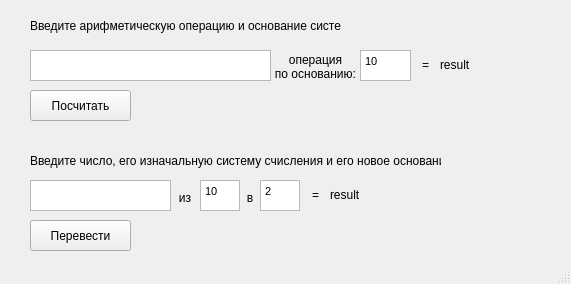
<?xml version="1.0" encoding="UTF-8"?>
<ui version="4.0">
 <class>MainWindow</class>
 <widget class="QMainWindow" name="MainWindow">
  <property name="geometry">
   <rect>
    <x>0</x>
    <y>0</y>
    <width>571</width>
    <height>284</height>
   </rect>
  </property>
  <property name="windowTitle">
   <string>MainWindow</string>
  </property>
  <widget class="QWidget" name="centralwidget">
   <property name="enabled">
    <bool>true</bool>
   </property>
   <widget class="QPushButton" name="Btn_compute">
    <property name="geometry">
     <rect>
      <x>30</x>
      <y>90</y>
      <width>101</width>
      <height>31</height>
     </rect>
    </property>
    <property name="text">
     <string>Посчитать</string>
    </property>
   </widget>
   <widget class="QLabel" name="Lbl_info">
    <property name="geometry">
     <rect>
      <x>30</x>
      <y>10</y>
      <width>311</width>
      <height>31</height>
     </rect>
    </property>
    <property name="text">
     <string>Введите арифметическую операцию и основание системы</string>
    </property>
   </widget>
   <widget class="QTextEdit" name="input_N1">
    <property name="enabled">
     <bool>true</bool>
    </property>
    <property name="geometry">
     <rect>
      <x>30</x>
      <y>50</y>
      <width>241</width>
      <height>31</height>
     </rect>
    </property>
    <property name="autoFillBackground">
     <bool>false</bool>
    </property>
    <property name="html">
     <string>&lt;!DOCTYPE HTML PUBLIC &quot;-//W3C//DTD HTML 4.0//EN&quot; &quot;http://www.w3.org/TR/REC-html40/strict.dtd&quot;&gt;
&lt;html&gt;&lt;head&gt;&lt;meta name=&quot;qrichtext&quot; content=&quot;1&quot; /&gt;&lt;style type=&quot;text/css&quot;&gt;
p, li { white-space: pre-wrap; }
&lt;/style&gt;&lt;/head&gt;&lt;body style=&quot; font-family:'Sans Serif'; font-size:9pt; font-weight:400; font-style:normal;&quot;&gt;
&lt;p style=&quot;-qt-paragraph-type:empty; margin-top:0px; margin-bottom:0px; margin-left:0px; margin-right:0px; -qt-block-indent:0; text-indent:0px; font-family:'MS Shell Dlg 2'; font-size:8.25pt;&quot;&gt;&lt;br /&gt;&lt;/p&gt;&lt;/body&gt;&lt;/html&gt;</string>
    </property>
   </widget>
   <widget class="QTextEdit" name="input_N3">
    <property name="geometry">
     <rect>
      <x>360</x>
      <y>50</y>
      <width>51</width>
      <height>31</height>
     </rect>
    </property>
    <property name="html">
     <string>&lt;!DOCTYPE HTML PUBLIC &quot;-//W3C//DTD HTML 4.0//EN&quot; &quot;http://www.w3.org/TR/REC-html40/strict.dtd&quot;&gt;
&lt;html&gt;&lt;head&gt;&lt;meta name=&quot;qrichtext&quot; content=&quot;1&quot; /&gt;&lt;style type=&quot;text/css&quot;&gt;
p, li { white-space: pre-wrap; }
&lt;/style&gt;&lt;/head&gt;&lt;body style=&quot; font-family:'Sans Serif'; font-size:9pt; font-weight:400; font-style:normal;&quot;&gt;
&lt;p style=&quot; margin-top:0px; margin-bottom:0px; margin-left:0px; margin-right:0px; -qt-block-indent:0; text-indent:0px;&quot;&gt;&lt;span style=&quot; font-family:'MS Shell Dlg 2'; font-size:8.25pt;&quot;&gt;10&lt;/span&gt;&lt;/p&gt;&lt;/body&gt;&lt;/html&gt;</string>
    </property>
   </widget>
   <widget class="QLabel" name="Lbl_base">
    <property name="geometry">
     <rect>
      <x>270</x>
      <y>60</y>
      <width>91</width>
      <height>21</height>
     </rect>
    </property>
    <property name="text">
     <string>по основанию:</string>
    </property>
    <property name="textFormat">
     <enum>Qt::RichText</enum>
    </property>
    <property name="alignment">
     <set>Qt::AlignBottom|Qt::AlignHCenter</set>
    </property>
   </widget>
   <widget class="QLabel" name="Lbl_eq">
    <property name="geometry">
     <rect>
      <x>410</x>
      <y>50</y>
      <width>31</width>
      <height>31</height>
     </rect>
    </property>
    <property name="text">
     <string>=</string>
    </property>
    <property name="textFormat">
     <enum>Qt::RichText</enum>
    </property>
    <property name="alignment">
     <set>Qt::AlignCenter</set>
    </property>
   </widget>
   <widget class="QLabel" name="Lbl_result">
    <property name="geometry">
     <rect>
      <x>440</x>
      <y>50</y>
      <width>121</width>
      <height>31</height>
     </rect>
    </property>
    <property name="text">
     <string>result</string>
    </property>
    <property name="textFormat">
     <enum>Qt::RichText</enum>
    </property>
    <property name="alignment">
     <set>Qt::AlignLeading|Qt::AlignLeft|Qt::AlignVCenter</set>
    </property>
   </widget>
   <widget class="QLabel" name="Lbl_operation">
    <property name="geometry">
     <rect>
      <x>280</x>
      <y>50</y>
      <width>71</width>
      <height>20</height>
     </rect>
    </property>
    <property name="text">
     <string>операция</string>
    </property>
    <property name="alignment">
     <set>Qt::AlignCenter</set>
    </property>
   </widget>
   <widget class="QLabel" name="Lbl_info_2">
    <property name="geometry">
     <rect>
      <x>30</x>
      <y>140</y>
      <width>411</width>
      <height>41</height>
     </rect>
    </property>
    <property name="text">
     <string>Введите число, его изначальную систему счисления и его новое основание</string>
    </property>
   </widget>
   <widget class="QTextEdit" name="input_C1">
    <property name="enabled">
     <bool>true</bool>
    </property>
    <property name="geometry">
     <rect>
      <x>30</x>
      <y>180</y>
      <width>141</width>
      <height>31</height>
     </rect>
    </property>
    <property name="autoFillBackground">
     <bool>false</bool>
    </property>
    <property name="html">
     <string>&lt;!DOCTYPE HTML PUBLIC &quot;-//W3C//DTD HTML 4.0//EN&quot; &quot;http://www.w3.org/TR/REC-html40/strict.dtd&quot;&gt;
&lt;html&gt;&lt;head&gt;&lt;meta name=&quot;qrichtext&quot; content=&quot;1&quot; /&gt;&lt;style type=&quot;text/css&quot;&gt;
p, li { white-space: pre-wrap; }
&lt;/style&gt;&lt;/head&gt;&lt;body style=&quot; font-family:'Sans Serif'; font-size:9pt; font-weight:400; font-style:normal;&quot;&gt;
&lt;p style=&quot;-qt-paragraph-type:empty; margin-top:0px; margin-bottom:0px; margin-left:0px; margin-right:0px; -qt-block-indent:0; text-indent:0px; font-family:'MS Shell Dlg 2'; font-size:8.25pt;&quot;&gt;&lt;br /&gt;&lt;/p&gt;&lt;/body&gt;&lt;/html&gt;</string>
    </property>
   </widget>
   <widget class="QTextEdit" name="input_C2">
    <property name="geometry">
     <rect>
      <x>200</x>
      <y>180</y>
      <width>40</width>
      <height>31</height>
     </rect>
    </property>
    <property name="html">
     <string>&lt;!DOCTYPE HTML PUBLIC &quot;-//W3C//DTD HTML 4.0//EN&quot; &quot;http://www.w3.org/TR/REC-html40/strict.dtd&quot;&gt;
&lt;html&gt;&lt;head&gt;&lt;meta name=&quot;qrichtext&quot; content=&quot;1&quot; /&gt;&lt;style type=&quot;text/css&quot;&gt;
p, li { white-space: pre-wrap; }
&lt;/style&gt;&lt;/head&gt;&lt;body style=&quot; font-family:'Sans Serif'; font-size:9pt; font-weight:400; font-style:normal;&quot;&gt;
&lt;p style=&quot; margin-top:0px; margin-bottom:0px; margin-left:0px; margin-right:0px; -qt-block-indent:0; text-indent:0px;&quot;&gt;&lt;span style=&quot; font-family:'MS Shell Dlg 2'; font-size:8.25pt;&quot;&gt;10&lt;/span&gt;&lt;/p&gt;&lt;/body&gt;&lt;/html&gt;</string>
    </property>
   </widget>
   <widget class="QLabel" name="label">
    <property name="geometry">
     <rect>
      <x>170</x>
      <y>190</y>
      <width>30</width>
      <height>16</height>
     </rect>
    </property>
    <property name="text">
     <string>из</string>
    </property>
    <property name="alignment">
     <set>Qt::AlignCenter</set>
    </property>
   </widget>
   <widget class="QLabel" name="label_2">
    <property name="geometry">
     <rect>
      <x>240</x>
      <y>190</y>
      <width>20</width>
      <height>16</height>
     </rect>
    </property>
    <property name="text">
     <string>в</string>
    </property>
    <property name="alignment">
     <set>Qt::AlignCenter</set>
    </property>
   </widget>
   <widget class="QTextEdit" name="input_C3">
    <property name="geometry">
     <rect>
      <x>260</x>
      <y>180</y>
      <width>40</width>
      <height>31</height>
     </rect>
    </property>
    <property name="html">
     <string>&lt;!DOCTYPE HTML PUBLIC &quot;-//W3C//DTD HTML 4.0//EN&quot; &quot;http://www.w3.org/TR/REC-html40/strict.dtd&quot;&gt;
&lt;html&gt;&lt;head&gt;&lt;meta name=&quot;qrichtext&quot; content=&quot;1&quot; /&gt;&lt;style type=&quot;text/css&quot;&gt;
p, li { white-space: pre-wrap; }
&lt;/style&gt;&lt;/head&gt;&lt;body style=&quot; font-family:'Sans Serif'; font-size:9pt; font-weight:400; font-style:normal;&quot;&gt;
&lt;p style=&quot; margin-top:0px; margin-bottom:0px; margin-left:0px; margin-right:0px; -qt-block-indent:0; text-indent:0px;&quot;&gt;&lt;span style=&quot; font-family:'MS Shell Dlg 2'; font-size:8.25pt;&quot;&gt;2&lt;/span&gt;&lt;/p&gt;&lt;/body&gt;&lt;/html&gt;</string>
    </property>
   </widget>
   <widget class="QLabel" name="Lbl_eq_2">
    <property name="geometry">
     <rect>
      <x>300</x>
      <y>180</y>
      <width>31</width>
      <height>31</height>
     </rect>
    </property>
    <property name="text">
     <string>=</string>
    </property>
    <property name="textFormat">
     <enum>Qt::RichText</enum>
    </property>
    <property name="alignment">
     <set>Qt::AlignCenter</set>
    </property>
   </widget>
   <widget class="QLabel" name="Lbl_result2">
    <property name="geometry">
     <rect>
      <x>330</x>
      <y>180</y>
      <width>221</width>
      <height>31</height>
     </rect>
    </property>
    <property name="text">
     <string>result</string>
    </property>
    <property name="textFormat">
     <enum>Qt::RichText</enum>
    </property>
    <property name="alignment">
     <set>Qt::AlignLeading|Qt::AlignLeft|Qt::AlignVCenter</set>
    </property>
   </widget>
   <widget class="QPushButton" name="Btn_convert">
    <property name="geometry">
     <rect>
      <x>30</x>
      <y>220</y>
      <width>101</width>
      <height>31</height>
     </rect>
    </property>
    <property name="text">
     <string>Перевести</string>
    </property>
   </widget>
  </widget>
  <widget class="QStatusBar" name="statusbar">
   <property name="enabled">
    <bool>true</bool>
   </property>
  </widget>
 </widget>
 <resources/>
 <connections/>
</ui>
